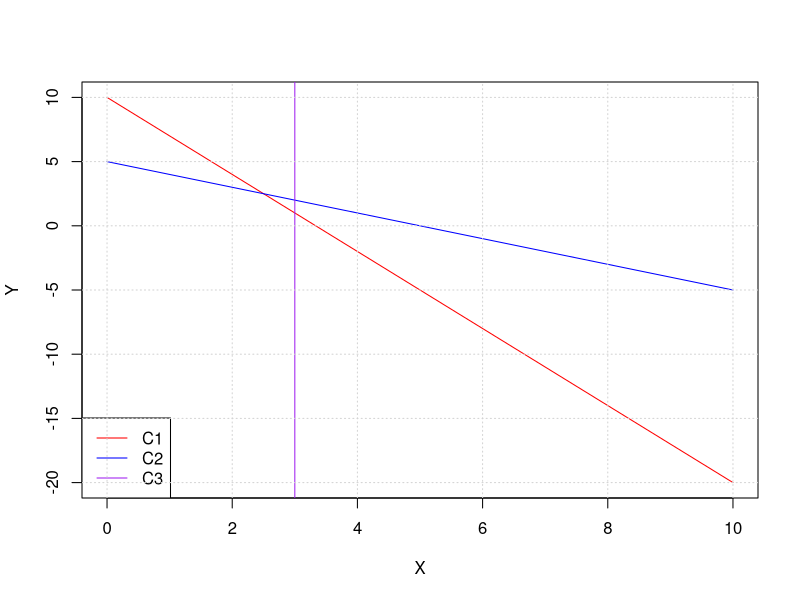

The R source for this figure:
## ---- chunk 1
knitr::opts_chunk$set(echo = TRUE)
## ---- chunk 2

cn1=function(x){10-(3*x)}
cn2=function(x){5-x}
cn3=3
plot(cn1,0,10,col="red",xlab="X",ylab="Y")
plot(cn2,0,10,col="blue",add=TRUE)
abline(v=3,col="purple")

legend('bottomleft', c('C1','C2', 'C3'), 
       col=c('red','blue','purple'), lty=1)
grid()

## ---- chunk 3
library(lpSolve)

f.obj = c(6,5)
f.con = matrix(c(3,1,1,1,1,0), nrow=3, byrow=TRUE)
f.dir = c( ">=", ">=",">=")
f.rhs = c(10,5,3)

TCsolution = lp (direction = "min", f.obj, f.con, f.dir, f.rhs)

print(TCsolution)
print(TCsolution$solution)
